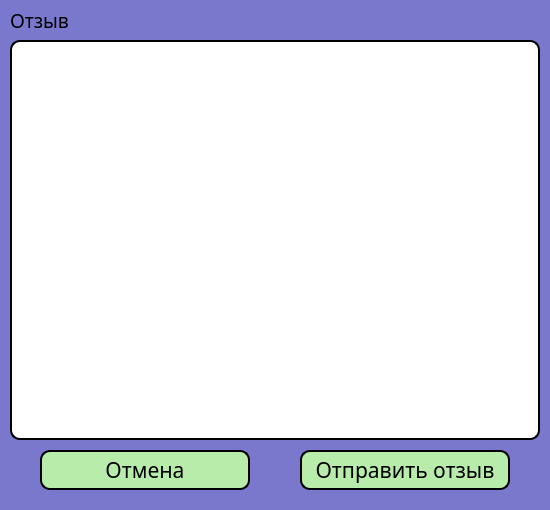
<?xml version="1.0" encoding="UTF-8"?>
<ui version="4.0">
 <class>Form</class>
 <widget class="QWidget" name="Form">
  <property name="geometry">
   <rect>
    <x>0</x>
    <y>0</y>
    <width>550</width>
    <height>510</height>
   </rect>
  </property>
  <property name="minimumSize">
   <size>
    <width>550</width>
    <height>510</height>
   </size>
  </property>
  <property name="maximumSize">
   <size>
    <width>550</width>
    <height>510</height>
   </size>
  </property>
  <property name="windowTitle">
   <string>Form</string>
  </property>
  <property name="styleSheet">
   <string notr="true">background-color: rgb(122, 120, 204);</string>
  </property>
  <widget class="QLabel" name="label_6">
   <property name="geometry">
    <rect>
     <x>10</x>
     <y>10</y>
     <width>71</width>
     <height>20</height>
    </rect>
   </property>
   <property name="font">
    <font>
     <family>Calibri Light</family>
     <pointsize>14</pointsize>
    </font>
   </property>
   <property name="text">
    <string>Отзыв</string>
   </property>
  </widget>
  <widget class="QPushButton" name="cancelBtn">
   <property name="enabled">
    <bool>true</bool>
   </property>
   <property name="geometry">
    <rect>
     <x>40</x>
     <y>450</y>
     <width>210</width>
     <height>40</height>
    </rect>
   </property>
   <property name="font">
    <font>
     <family>Calibri Light</family>
     <pointsize>16</pointsize>
    </font>
   </property>
   <property name="styleSheet">
    <string notr="true">border-radius: 10px;
background-color: rgb(184, 236, 171);
border: 2px solid black;</string>
   </property>
   <property name="text">
    <string>Отмена</string>
   </property>
   <property name="checkable">
    <bool>false</bool>
   </property>
  </widget>
  <widget class="QPushButton" name="sendResponseBtn">
   <property name="enabled">
    <bool>true</bool>
   </property>
   <property name="geometry">
    <rect>
     <x>300</x>
     <y>450</y>
     <width>210</width>
     <height>40</height>
    </rect>
   </property>
   <property name="font">
    <font>
     <family>Calibri Light</family>
     <pointsize>16</pointsize>
    </font>
   </property>
   <property name="styleSheet">
    <string notr="true">border-radius: 10px;
background-color: rgb(184, 236, 171);
border: 2px solid black;</string>
   </property>
   <property name="text">
    <string>Отправить отзыв</string>
   </property>
   <property name="checkable">
    <bool>false</bool>
   </property>
  </widget>
  <widget class="QTextEdit" name="textEdit">
   <property name="geometry">
    <rect>
     <x>10</x>
     <y>40</y>
     <width>530</width>
     <height>400</height>
    </rect>
   </property>
   <property name="font">
    <font>
     <family>Calibri Light</family>
     <pointsize>14</pointsize>
    </font>
   </property>
   <property name="styleSheet">
    <string notr="true">background-color: rgb(255, 255, 255);
border-radius: 10px;
border: 2px solid black;</string>
   </property>
  </widget>
 </widget>
 <resources/>
 <connections/>
</ui>
